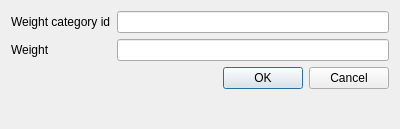
<?xml version="1.0" encoding="UTF-8"?>
<ui version="4.0">
 <class>AddWeightCategoryDialog</class>
 <widget class="QDialog" name="AddWeightCategoryDialog">
  <property name="geometry">
   <rect>
    <x>0</x>
    <y>0</y>
    <width>400</width>
    <height>129</height>
   </rect>
  </property>
  <property name="windowTitle">
   <string>Dialog</string>
  </property>
  <layout class="QFormLayout" name="formLayout">
   <item row="0" column="0">
    <widget class="QLabel" name="label">
     <property name="text">
      <string>Weight category id</string>
     </property>
    </widget>
   </item>
   <item row="0" column="1">
    <widget class="QLineEdit" name="categoryWeightId"/>
   </item>
   <item row="1" column="0">
    <widget class="QLabel" name="label_2">
     <property name="text">
      <string>Weight</string>
     </property>
    </widget>
   </item>
   <item row="1" column="1">
    <widget class="QLineEdit" name="weight"/>
   </item>
   <item row="2" column="1">
    <widget class="QDialogButtonBox" name="buttonBox">
     <property name="orientation">
      <enum>Qt::Horizontal</enum>
     </property>
     <property name="standardButtons">
      <set>QDialogButtonBox::Cancel|QDialogButtonBox::Ok</set>
     </property>
    </widget>
   </item>
  </layout>
 </widget>
 <resources/>
 <connections>
  <connection>
   <sender>buttonBox</sender>
   <signal>accepted()</signal>
   <receiver>AddWeightCategoryDialog</receiver>
   <slot>accept()</slot>
   <hints>
    <hint type="sourcelabel">
     <x>248</x>
     <y>254</y>
    </hint>
    <hint type="destinationlabel">
     <x>157</x>
     <y>274</y>
    </hint>
   </hints>
  </connection>
  <connection>
   <sender>buttonBox</sender>
   <signal>rejected()</signal>
   <receiver>AddWeightCategoryDialog</receiver>
   <slot>reject()</slot>
   <hints>
    <hint type="sourcelabel">
     <x>316</x>
     <y>260</y>
    </hint>
    <hint type="destinationlabel">
     <x>286</x>
     <y>274</y>
    </hint>
   </hints>
  </connection>
 </connections>
</ui>
